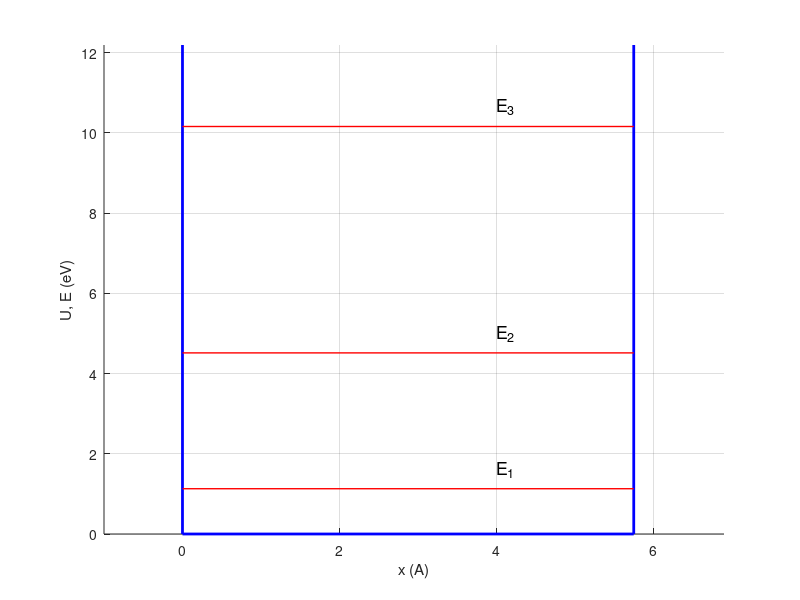

The MATLAB script that drew this image:
function task1
  % draw energy levels of electron in potential well
  % potential well is infinitely deep well

  clc
  clear
  delete(findall(0,'Type','Figure'));

  %-------------------------------------------------------------
  % PARAMETERS OF TASK

  m = 9.1e-31;          % mass of electron (kg)
  h = 1.05e-34;         % Plank's constant (J*s)
  aA = 5.75;            % width of potential well (A, Angstroem)
  aC = aA * 1e-10;      % width of potential well (m, Angstroem)
  n = 1:3;              % quantum number range
  eV = 1.602e-19;       % single eV (J), See: http://en.wikipedia.org/wiki/Electron_volt
  border_factor = 1.2

  % Compute levels
  jE = (h^2 * pi^2 * n.^2) / ( 2 * aC^2 * m );
  eE = jE / eV

  % Draw levels

  % * Draw axes
  infE   = border_factor * eE(3);
  rootH  = figure;
  axis([-1 aA * border_factor 0 infE]);
  xlabel('x (A)');
  ylabel('U, E (eV)');
  grid on;


  % * Draw well's border
  line([0 0],   [0 infE], 'Color', 'b', 'LineWidth', 2);
  line([aA aA], [0 infE], 'Color', 'b', 'LineWidth', 2);
  line([0 aA], [0 0],    'Color', 'b', 'LineWidth', 2);

  % * Draw levels
  for i = 1:3
    line([0 aA], [eE(i), eE(i)], 'Color', 'r', 'LineWidth', 1);
    text(4.0,eE(i)+0.5,sprintf('E_{%d}',i),'FontSize',13)
  end
end




